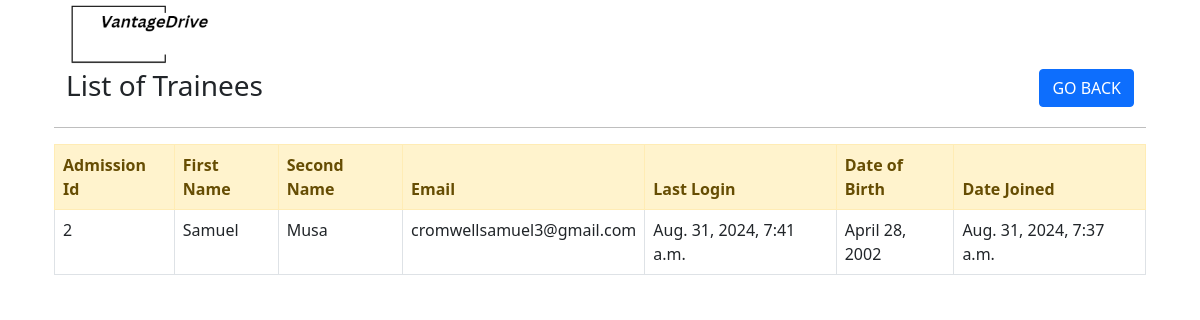
Page /instructor/showtrainees/ (signed in) on the earlier database version.
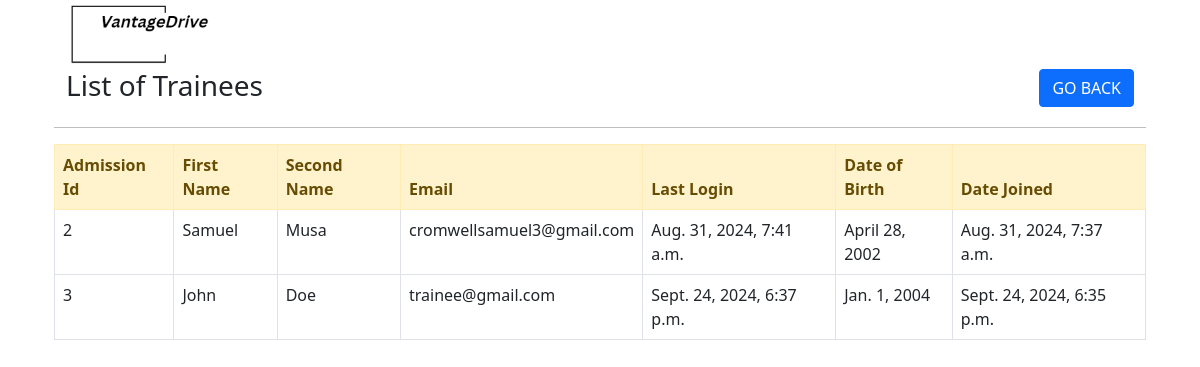
Same page on the later database version.
### users/models.py (models this page shows)
class CustomUser(AbstractUser):
    date_of_birth = models.DateField(blank=True, null=True)

### instructor/views.py (the view)
# urls.py: path('showtrainees/', views.show_trainees, name='showtrainees'),
@login_required(login_url='instructorlogin')
def show_trainees(request):
    trainee_group = Group.objects.get(name='trainee')
    trainees = trainee_group.user_set.all().order_by('id')
    context = {
        'users': trainees
    }
    return render(request, 'instructor/traineelist.html', context)

### instructor/templates/instructor/traineelist.html
{% extends 'instructor/pdfbase.html' %}
{% load static %}
{% block body %}
<div class="container">
  <div class="container">
    <div class="row">
        <div class="col-md-12 logo-container">
            <img class="logo" src="{% static 'images/logo.png' %}" alt="Logo" style="width: 150px; height: auto;">
        </div>
    </div>
    <div class="row">
      <div class="col-md-6">
          <h3>List of Trainees</h3>
      </div>
      <div class="col-md-6 text-end">
          <a href="{% url 'instbase' %}" class="btn btn-primary btn-md">GO BACK</a>
      </div>
  </div>
</div>
<hr style="border-top:1px solid #000; clear:both;"/>
<table id = "table" class = "table table-bordered">
    <thead class="alert-warning">
        <tr>
          <th scope="col">Admission Id</th>
          <th scope="col">First Name</th>
          <th scope="col">Second Name</th>
          <th scope="col">Email</th>
          <th scope="col">Last Login</th>
          <th scope="col">Date of Birth</th>
          <th scope="col">Date Joined</th>
        </tr>
    </thead>
    <tbody>
          {% for user in users %}
        <tr>
          <td>{{ user.id }}</td>
          <td>{{ user.first_name }}</td>
          <td>{{ user.last_name }}</td>
          <td>{{ user.email }}</td>
          <td>{{ user.last_login }}</td>
          <td>{{ user.date_of_birth }}</td>
          <td>{{ user.date_joined }}</td>
        </tr>
        {% endfor %}
    </tbody>
</table>
{% endblock %}

### instructor/templates/instructor/pdfbase.html (shortened to what this page needs)
<!DOCTYPE html>
<html lang="en">
<head>
    <link rel="stylesheet" type="text/css" href="https://cdn.jsdelivr.net/npm/bootstrap@5.0.2/dist/css/bootstrap.min.css"/>
    <link rel="stylesheet" type="text/css" href="https://cdn.datatables.net/2.0.2/css/dataTables.dataTables.min.css"/>
    <link rel="stylesheet" type="text/css" href="https://cdn.datatables.net/2.0.2/css/dataTables.dataTables.css"/>
    <link rel="stylesheet" type="text/css" href="https://cdn.datatables.net/buttons/3.0.1/css/buttons.dataTables.css"/>
</head>
<body>
    <div class="container">
        {% block body %}
        {% endblock %}
</div>
</body>
</html>

Differences in the rows shown:
added CustomUser: id "3", first_name "John", last_name "Doe", email "trainee@gmail.com", last_login "Sept. 24, 2024, 6:37 p.m.", date_of_birth "Jan. 1, 2004", date_joined "Sept. 24, 2024, 6:35 p.m."
